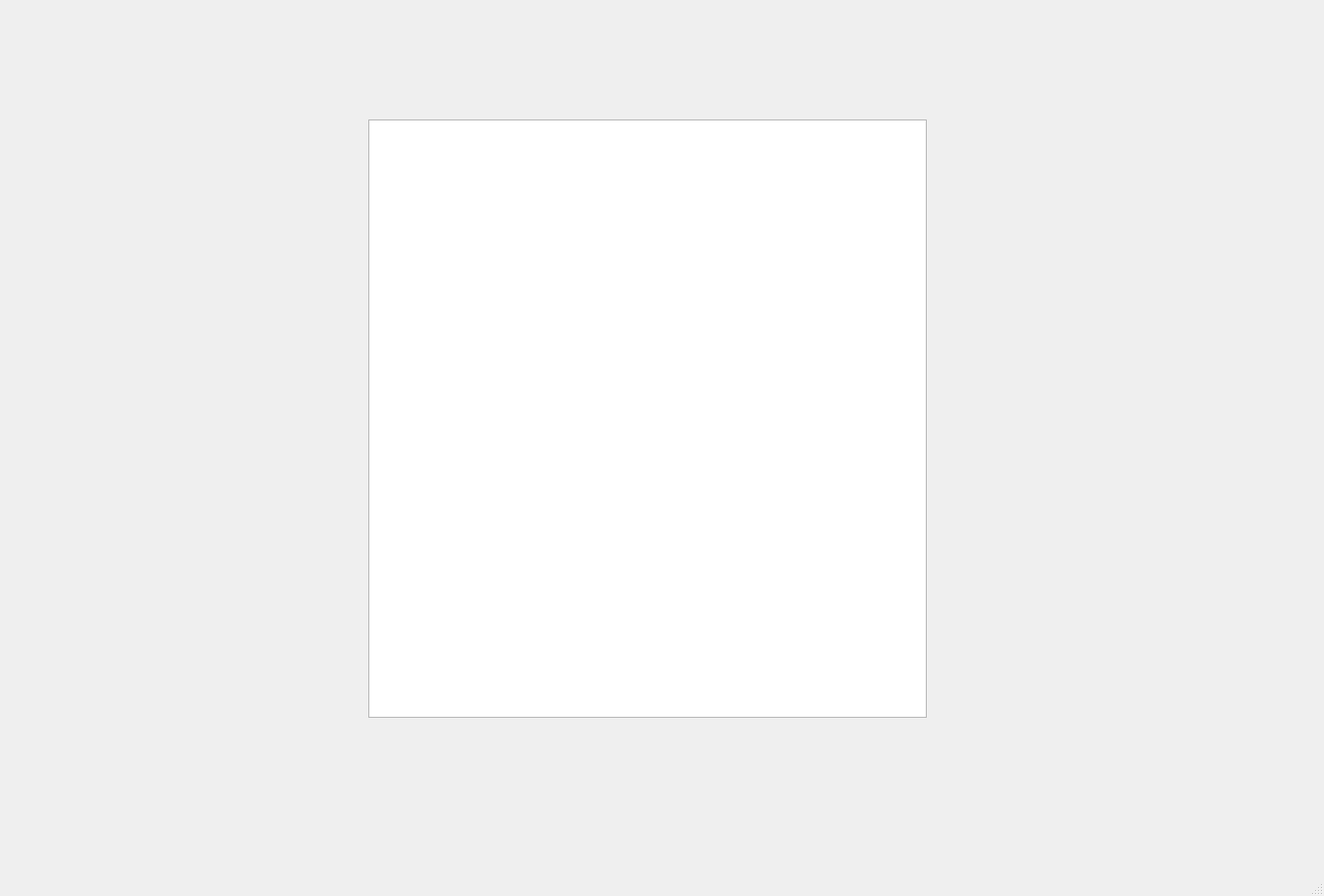
<?xml version="1.0" encoding="UTF-8"?>
<ui version="4.0">
 <class>HomeWindow</class>
 <widget class="QMainWindow" name="HomeWindow">
  <property name="geometry">
   <rect>
    <x>0</x>
    <y>0</y>
    <width>1330</width>
    <height>900</height>
   </rect>
  </property>
  <property name="windowTitle">
   <string>MainWindow</string>
  </property>
  <widget class="QWidget" name="centralwidget">
   <widget class="QListView" name="listView">
    <property name="geometry">
     <rect>
      <x>370</x>
      <y>120</y>
      <width>561</width>
      <height>601</height>
     </rect>
    </property>
   </widget>
  </widget>
  <widget class="QMenuBar" name="menubar">
   <property name="geometry">
    <rect>
     <x>0</x>
     <y>0</y>
     <width>1330</width>
     <height>22</height>
    </rect>
   </property>
  </widget>
  <widget class="QStatusBar" name="statusbar"/>
 </widget>
 <resources/>
 <connections/>
</ui>
